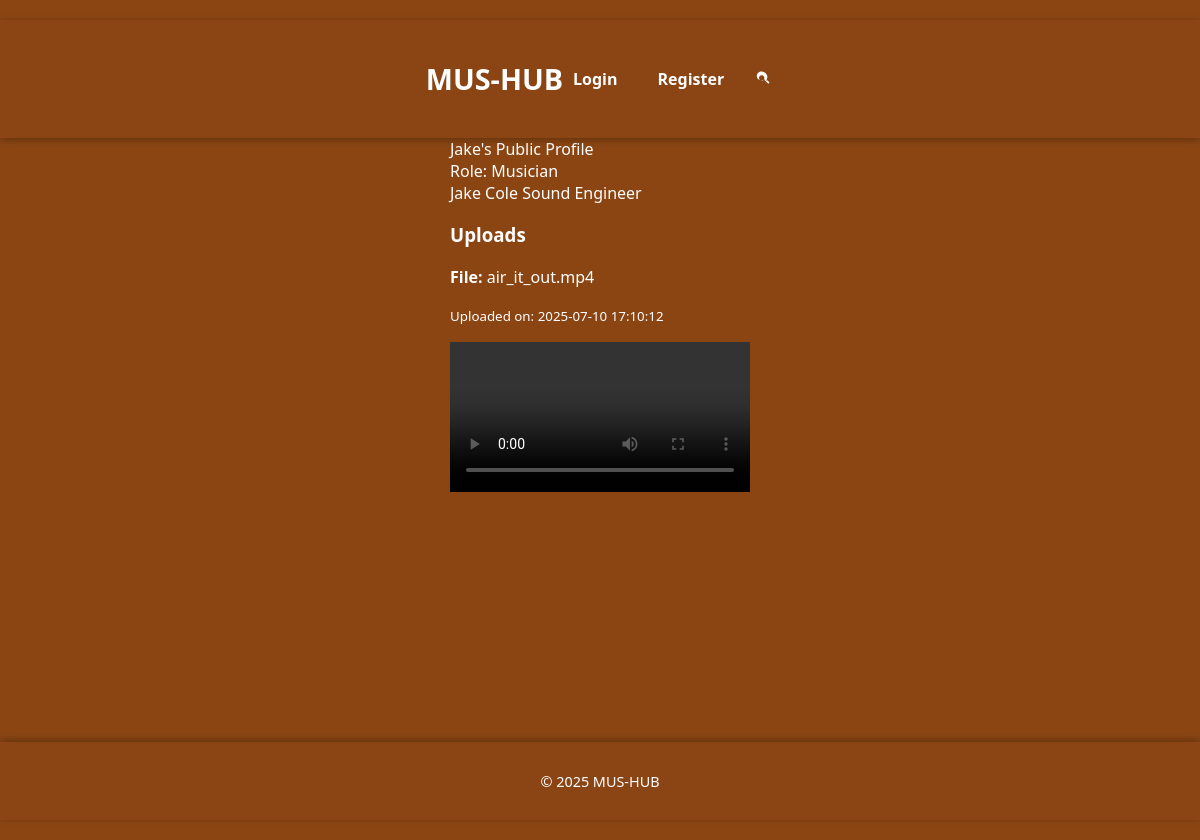
Page /user/1 on the committed database.
### app.py (models this page shows)
class User(db.Model):
    UserID = db.Column(db.Integer, primary_key=True)
    Username = db.Column(db.String(80), nullable=False)
    Email = db.Column(db.String(120), unique=True, nullable=False)
    Password = db.Column(db.String(200), nullable=False)
    Role = db.Column(db.String(20), nullable=False)
    Bio = db.Column(db.String(500))
    comments = db.relationship('Comment', backref='author', lazy=True)

class Content(db.Model):
    ContentID = db.Column(db.Integer, primary_key=True)
    UserID = db.Column(db.Integer, db.ForeignKey('user.UserID'), nullable=False)
    FilePath = db.Column(db.String(200), nullable=False)
    UploadDate = db.Column(db.DateTime, default=datetime.utcnow)
    user = db.relationship('User', backref='contents')  # <---- Added relationship here

### app.py (the view)
@app.route('/user/<int:user_id>')
def public_profile(user_id):
    user = User.query.get_or_404(user_id)
    uploads = Content.query.filter_by(UserID=user_id).order_by(Content.UploadDate.desc()).all()
    return render_template('public_profile.html', user=user, uploads=uploads)

### app.py (called while the page is built)
@app.context_processor
def inject_now():
    return {
        'now': datetime.utcnow(),
        'current_user_id': session.get('user_id')
    }

### templates/public_profile.html (shortened to what this page needs)
{% extends "base.html" %}
{% block content %}
<div class="public-profile-container">
  <div class="public-header">{{ user.Username }}'s Public Profile</div>
  <div class="user-role">Role: {{ user.Role }}</div>
  <div class="user-bio">
    {{ user.Bio or "No bio provided yet." }}
  </div>
  <div class="uploads-section">
    <h3>Uploads</h3>
    {% if uploads %}
      {% for content in uploads %}
        <div class="upload-item">
          <p><strong>File:</strong> {{ content.FilePath }}</p>
          <p><small>Uploaded on: {{ content.UploadDate.strftime('%Y-%m-%d %H:%M:%S') }}</small></p>
          {% set ext = content.FilePath.split('.')[-1].lower() %}
          {% if ext in ['mp3', 'wav', 'ogg'] %}
            <audio controls>
              <source src="{{ url_for('static', filename='uploads/' ~ content.FilePath) }}" type="audio/{{ ext }}">
              Your browser does not support audio playback.
            </audio>
          {% elif ext in ['mp4', 'webm'] %}
            <video controls width="100%">
              <source src="{{ url_for('static', filename='uploads/' ~ content.FilePath) }}" type="video/{{ ext }}">
            </video>
          {% else %}
            <p>Preview not available for this file type.</p>
          {% endif %}
        </div>
      {% endfor %}
    {% else %}
      <p>This user hasn’t uploaded anything yet.</p>
    {% endif %}
  </div>
</div>
{% endblock %}

### static/base.css (style rules this page uses)
body { margin: 0; min-height: 100vh; display: flex; flex-direction: column; justify-content: flex-start; align-items: center; background-color: hsl(25, 76%, 31%); background-image: url('https://images.unsplash.com/uploads/1412282232015a06e258a/4bdd2a58?fm=jpg&q=60&w=3000&ixlib=rb-4.1.0&ixid=M3wxMjA3fDB8MHxzZWFyY2h8N3x8bXVzaWMlMjBiYWNrZ3JvdW5kfGVufDB8fDB8fHww'); background-size: cover; background-position: center; animation: fade 6s ease-in-out infinite alternate; font-family: 'Segoe UI', Tahoma, Geneva, Verdana, sans-serif; color: #fff; padding: 20px 0; }

### rows in the picture
User: Username "Jake", Role "Musician", Bio "Jake Cole Sound Engineer"
Content: FilePath "air_it_out.mp4", UploadDate "2025-07-10 17:10:12"
